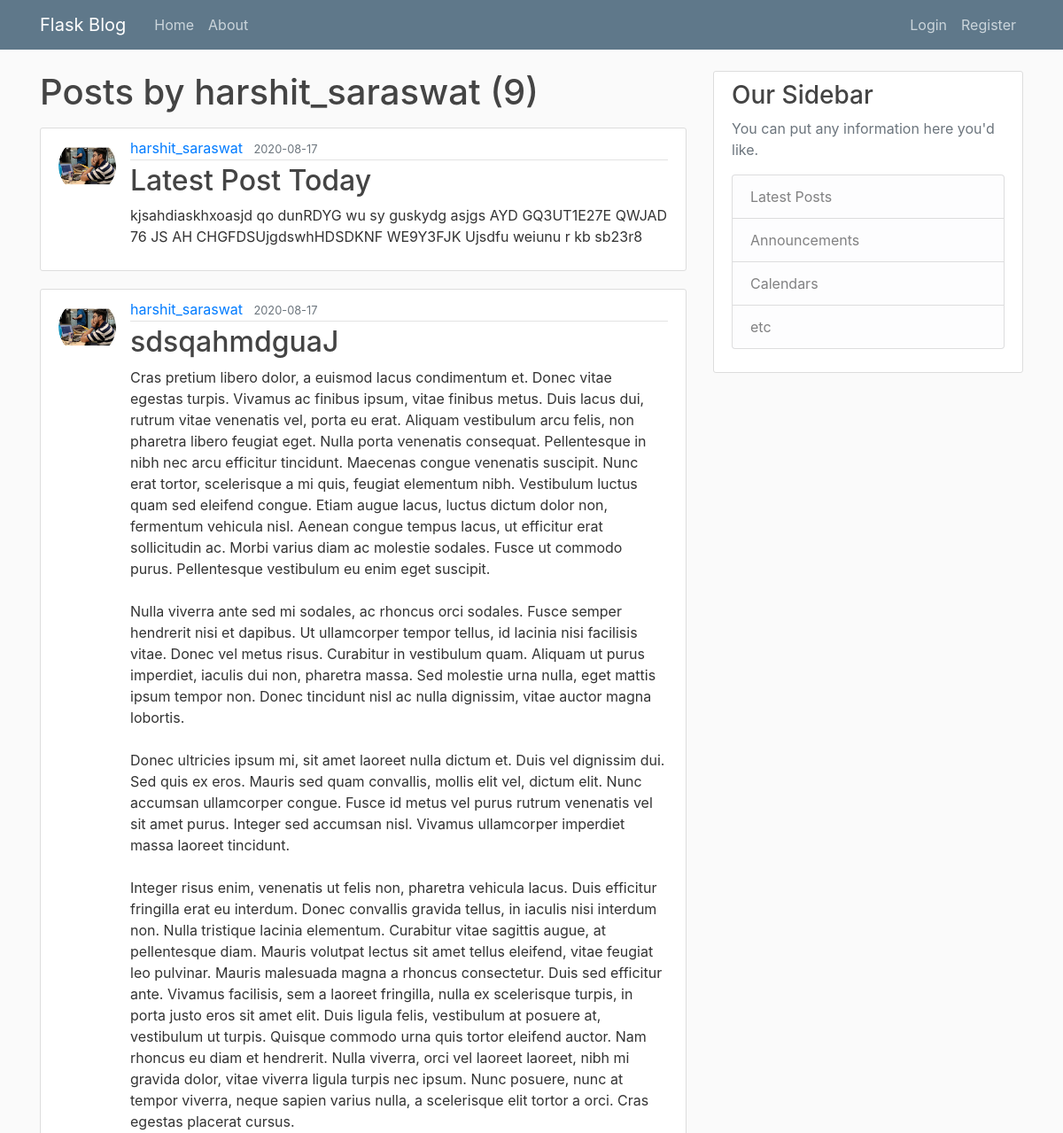
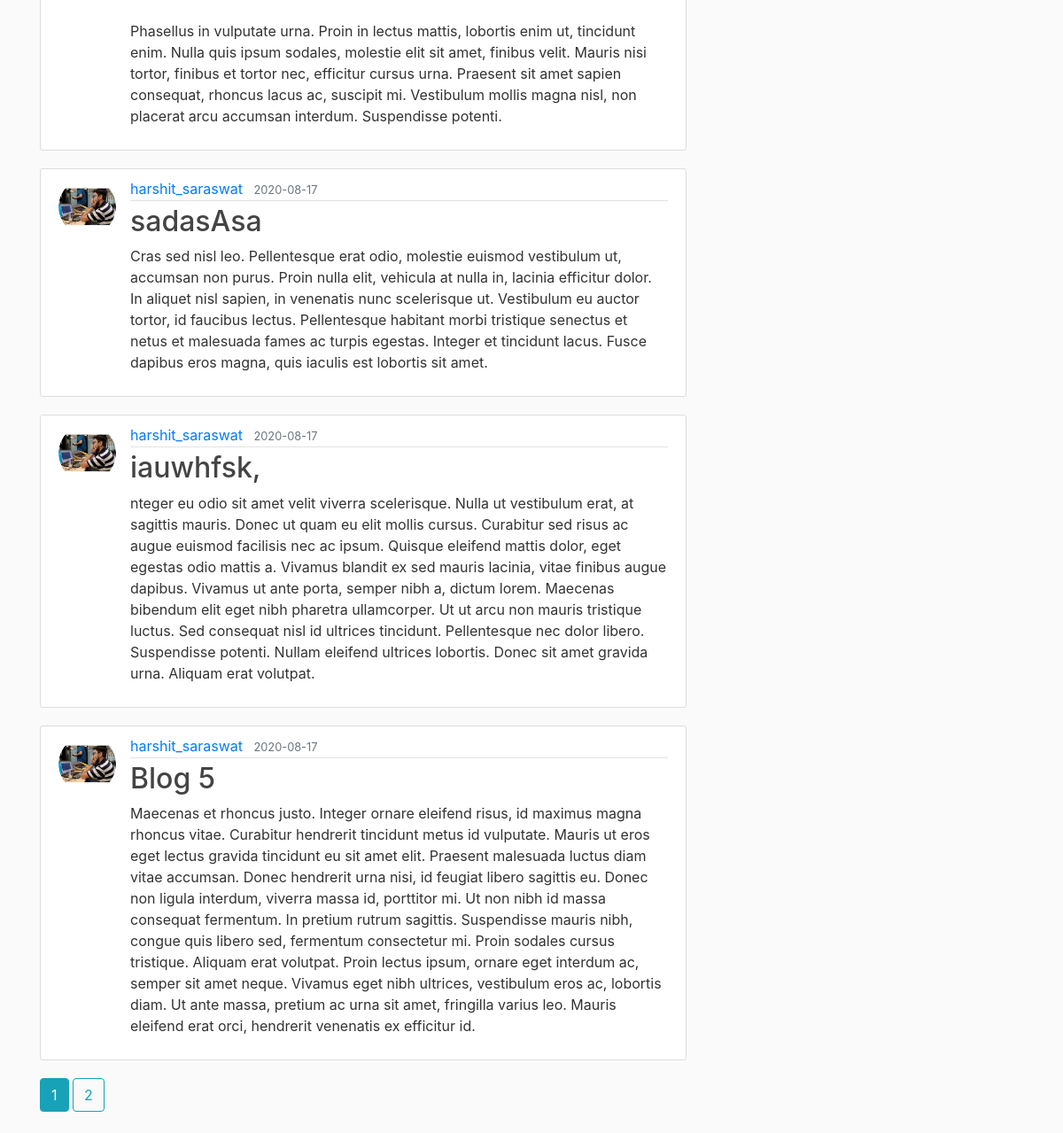
The page /user/harshit_saraswat on the database its author committed (2 pictures, top to bottom).
### flaskblog/models.py (models this page shows, shortened)
class User(db.Model, UserMixin):
    id=db.Column(db.Integer, primary_key=True)
    username=db.Column(db.String(20), unique=True, nullable=False)
    email=db.Column(db.String(120), unique=True, nullable=False)
    image_file=db.Column(db.String(20), nullable=False, default="default.jpg")
    password=db.Column(db.String(60), nullable=False)
    posts=db.relationship('Post', backref='author', lazy=True)

class Post(db.Model):
    id=db.Column(db.Integer, primary_key=True)
    title=db.Column(db.String(100), nullable=False)
    date_posted=db.Column(db.DateTime, nullable=False, default=datetime.utcnow)
    content=db.Column(db.Text, nullable=False)
    user_id=db.Column(db.Integer, db.ForeignKey('user.id'), nullable=False)

### flaskblog/routes.py (the view)
@app.route("/user/<string:username>")
def user_posts(username):
    page=request.args.get('page',1,type=int)
    user=User.query.filter_by(username=username).first_or_404()
    posts=Post.query.filter_by(author=user).order_by(Post.date_posted.desc()).paginate(page=page, per_page=5)
    return render_template("user_post.html",posts=posts,user=user)

### flaskblog/templates/user_post.html
{% extends "layout.html" %}
{% block content %}
  <h1 class="mb-3">Posts by {{ user.username }} ({{ posts.total }})</h1>
    {% for post in posts.items %}
        <article class="media content-section">
          <img class="rounded-circle article-img" src="{{ url_for('static', filename='profile_pics/'+post.author.image_file) }}">
          <div class="media-body">
            <div class="article-metadata">
              <a class="mr-2" href="{{ url_for('user_posts', username=post.author.username) }}">{{ post.author.username }}</a>
              <small class="text-muted">{{ post.date_posted.strftime('%Y-%m-%d') }}</small>
            </div>
            <h2><a class="article-title" href="{{ url_for('post',post_id=post.id) }}">{{ post.title }}</a></h2>
            <p class="article-content">{{ post.content }}</p>
          </div>
        </article>
    {% endfor %}
    {% for page_num in posts.iter_pages(left_edge=1,right_edge=1,left_current=1, right_current=2) %}
      {% if page_num %}
        {% if posts.page == page_num %}
          <a class="btn btn-info mb-4" href="{{ url_for('user_posts', username=user.username, page=page_num) }}">{{ page_num }}</a>
        {% else %}
          <a class="btn btn-outline-info mb-4" href="{{ url_for('user_posts', username=user.username, page=page_num) }}">{{ page_num }}</a>
        {% endif %}
      {% else %}
        ...
      {% endif %}
    {% endfor %}
{% endblock content %}

### flaskblog/static/main.css (style rules this page uses)
body { background: #fafafa; color: #333333; margin-top: 5rem; }
h1, h2, h3, h4, h5, h6 { color: #444444; }
.content-section { background: #ffffff; padding: 10px 20px; border: 1px solid #dddddd; border-radius: 3px; margin-bottom: 20px; }
.article-title { color: #444444; }
.article-content { white-space: pre-line; }
.article-img { height: 65px; width: 65px; margin-right: 16px; }
.article-metadata { padding-bottom: 1px; margin-bottom: 4px; border-bottom: 1px solid #e3e3e3 }

### rows shown on the page
User: username "harshit_saraswat"
Post: image_file (picture), author.username "harshit_saraswat", date_posted "2020-08-17", title "Latest Post Today", content "kjsahdiaskhxoasjd qo dunRDYG wu sy guskydg asjgs AYD GQ3UT1E27E QWJAD 76 JS AH CHGFDSUjgdswhHDSDKNF WE9Y3FJK Ujsdfu weiunu r kb sb23r8"
Post: image_file (picture), author.username "harshit_saraswat", date_posted "2020-08-17", title "sdsqahmdguaJ", content "Cras pretium libero dolor, a euismod lacus condimentum et. Donec vitae egestas turpis. Vivamus ac finibus ipsum, vitae finibus metus. Duis lacus dui, rutrum vitae venenatis vel, porta eu erat. Aliquam vestibulum arcu felis, non pharetra libero feugiat eget. Nulla porta venenatis consequat. Pellentesque in nibh nec arcu efficitur tincidunt. Maecenas congue venenatis suscipit. Nunc erat tortor, scelerisque a mi quis, feugiat elementum nibh. Vestibulum luctus quam sed eleifend congue. Etiam augue lacus, luctus dictum dolor non, fermentum vehicula nisl. Aenean congue tempus lacus, ut efficitur erat sollicitudin ac. Morbi varius diam ac molestie sodales. Fusce ut commodo purus. Pellentesque…"
Post: image_file (picture), author.username "harshit_saraswat", date_posted "2020-08-17", title "sadasAsa", content "Cras sed nisl leo. Pellentesque erat odio, molestie euismod vestibulum ut, accumsan non purus. Proin nulla elit, vehicula at nulla in, lacinia efficitur dolor. In aliquet nisl sapien, in venenatis nunc scelerisque ut. Vestibulum eu auctor tortor, id faucibus lectus. Pellentesque habitant morbi tristique senectus et netus et malesuada fames ac turpis egestas. Integer et tincidunt lacus. Fusce dapibus eros magna, quis iaculis est lobortis sit amet."
Post: image_file (picture), author.username "harshit_saraswat", date_posted "2020-08-17", title "iauwhfsk,", content "nteger eu odio sit amet velit viverra scelerisque. Nulla ut vestibulum erat, at sagittis mauris. Donec ut quam eu elit mollis cursus. Curabitur sed risus ac augue euismod facilisis nec ac ipsum. Quisque eleifend mattis dolor, eget egestas odio mattis a. Vivamus blandit ex sed mauris lacinia, vitae finibus augue dapibus. Vivamus ut ante porta, semper nibh a, dictum lorem. Maecenas bibendum elit eget nibh pharetra ullamcorper. Ut ut arcu non mauris tristique luctus. Sed consequat nisl id ultrices tincidunt. Pellentesque nec dolor libero. Suspendisse potenti. Nullam eleifend ultrices lobortis. Donec sit amet gravida urna. Aliquam erat volutpat."
Post: image_file (picture), author.username "harshit_saraswat", date_posted "2020-08-17", title "Blog 5", content "Maecenas et rhoncus justo. Integer ornare eleifend risus, id maximus magna rhoncus vitae. Curabitur hendrerit tincidunt metus id vulputate. Mauris ut eros eget lectus gravida tincidunt eu sit amet elit. Praesent malesuada luctus diam vitae accumsan. Donec hendrerit urna nisi, id feugiat libero sagittis eu. Donec non ligula interdum, viverra massa id, porttitor mi. Ut non nibh id massa consequat fermentum. In pretium rutrum sagittis. Suspendisse mauris nibh, congue quis libero sed, fermentum consectetur mi. Proin sodales cursus tristique. Aliquam erat volutpat. Proin lectus ipsum, ornare eget interdum ac, semper sit amet neque. Vivamus eget nibh ultrices, vestibulum eros ac, lobortis diam.…"

### other values the page prints
{{ posts.total }} "9"
{{ page_num }} "1"
{{ page_num }} "2"
